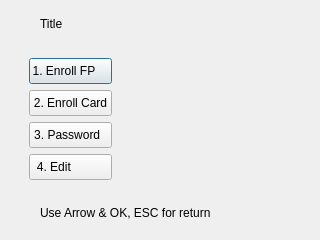
<ui version="4.0" >
 <class>EnrollStep2</class>
 <widget class="QDialog" name="EnrollStep2" >
  <property name="geometry" >
   <rect>
    <x>0</x>
    <y>0</y>
    <width>320</width>
    <height>240</height>
   </rect>
  </property>
  <property name="windowTitle" >
   <string>Dialog</string>
  </property>
  <widget class="QLabel" name="lblBackground" >
   <property name="geometry" >
    <rect>
     <x>0</x>
     <y>0</y>
     <width>320</width>
     <height>240</height>
    </rect>
   </property>
   <property name="text" >
    <string/>
   </property>
   <property name="pixmap" >
    <pixmap resource="../sb3000.qrc" >:/images/res/bg-main.png</pixmap>
   </property>
  </widget>
  <widget class="QLabel" name="lblTitleBackground" >
   <property name="geometry" >
    <rect>
     <x>0</x>
     <y>6</y>
     <width>320</width>
     <height>30</height>
    </rect>
   </property>
   <property name="text" >
    <string/>
   </property>
   <property name="pixmap" >
    <pixmap resource="../sb3000.qrc" >:/images/res/title-1.png</pixmap>
   </property>
  </widget>
  <widget class="QLabel" name="lblTitleText" >
   <property name="geometry" >
    <rect>
     <x>40</x>
     <y>10</y>
     <width>273</width>
     <height>28</height>
    </rect>
   </property>
   <property name="text" >
    <string>Title</string>
   </property>
  </widget>
  <widget class="QLabel" name="lblTitleIcon" >
   <property name="geometry" >
    <rect>
     <x>9</x>
     <y>10</y>
     <width>26</width>
     <height>26</height>
    </rect>
   </property>
   <property name="text" >
    <string/>
   </property>
   <property name="pixmap" >
    <pixmap resource="../sb3000.qrc" >:/images/res/icon-normal.png</pixmap>
   </property>
   <property name="scaledContents" >
    <bool>true</bool>
   </property>
  </widget>
  <widget class="QLabel" name="lblStatusIcon" >
   <property name="geometry" >
    <rect>
     <x>20</x>
     <y>205</y>
     <width>16</width>
     <height>16</height>
    </rect>
   </property>
   <property name="text" >
    <string/>
   </property>
   <property name="pixmap" >
    <pixmap resource="../sb3000.qrc" >:/images/res/icon-help.png</pixmap>
   </property>
  </widget>
  <widget class="QLabel" name="lblStatusText" >
   <property name="geometry" >
    <rect>
     <x>40</x>
     <y>200</y>
     <width>270</width>
     <height>25</height>
    </rect>
   </property>
   <property name="text" >
    <string>Use Arrow &amp; OK, ESC for return</string>
   </property>
  </widget>
  <widget class="QPushButton" name="btnEnrollFP" >
   <property name="geometry" >
    <rect>
     <x>29</x>
     <y>58</y>
     <width>83</width>
     <height>26</height>
    </rect>
   </property>
   <property name="text" >
    <string>1. Enroll FP    </string>
   </property>
  </widget>
  <widget class="QLabel" name="lblFinger4" >
   <property name="enabled" >
    <bool>false</bool>
   </property>
   <property name="geometry" >
    <rect>
     <x>185</x>
     <y>62</y>
     <width>16</width>
     <height>16</height>
    </rect>
   </property>
   <property name="text" >
    <string/>
   </property>
   <property name="pixmap" >
    <pixmap resource="../sb3000.qrc" >:/images/res/icon-fingerenrolled.png</pixmap>
   </property>
  </widget>
  <widget class="QLabel" name="lblFinger1" >
   <property name="enabled" >
    <bool>false</bool>
   </property>
   <property name="geometry" >
    <rect>
     <x>140</x>
     <y>62</y>
     <width>16</width>
     <height>16</height>
    </rect>
   </property>
   <property name="text" >
    <string/>
   </property>
   <property name="pixmap" >
    <pixmap resource="../sb3000.qrc" >:/images/res/icon-fingerenrolled.png</pixmap>
   </property>
  </widget>
  <widget class="QLabel" name="lblFinger5" >
   <property name="enabled" >
    <bool>false</bool>
   </property>
   <property name="geometry" >
    <rect>
     <x>200</x>
     <y>62</y>
     <width>16</width>
     <height>16</height>
    </rect>
   </property>
   <property name="text" >
    <string/>
   </property>
   <property name="pixmap" >
    <pixmap resource="../sb3000.qrc" >:/images/res/icon-fingerenrolled.png</pixmap>
   </property>
  </widget>
  <widget class="QLabel" name="lblFingerIcon" >
   <property name="enabled" >
    <bool>false</bool>
   </property>
   <property name="geometry" >
    <rect>
     <x>121</x>
     <y>62</y>
     <width>16</width>
     <height>16</height>
    </rect>
   </property>
   <property name="text" >
    <string/>
   </property>
   <property name="pixmap" >
    <pixmap resource="../sb3000.qrc" >:/images/res/icon-finger.png</pixmap>
   </property>
   <property name="scaledContents" >
    <bool>true</bool>
   </property>
  </widget>
  <widget class="QPushButton" name="btnEnrollPWD" >
   <property name="geometry" >
    <rect>
     <x>29</x>
     <y>122</y>
     <width>83</width>
     <height>26</height>
    </rect>
   </property>
   <property name="text" >
    <string>3. Password  </string>
   </property>
  </widget>
  <widget class="QLabel" name="lblFinger2" >
   <property name="enabled" >
    <bool>false</bool>
   </property>
   <property name="geometry" >
    <rect>
     <x>155</x>
     <y>62</y>
     <width>16</width>
     <height>16</height>
    </rect>
   </property>
   <property name="text" >
    <string/>
   </property>
   <property name="pixmap" >
    <pixmap resource="../sb3000.qrc" >:/images/res/icon-fingerenrolled.png</pixmap>
   </property>
  </widget>
  <widget class="QLabel" name="lblFinger3" >
   <property name="enabled" >
    <bool>false</bool>
   </property>
   <property name="geometry" >
    <rect>
     <x>170</x>
     <y>62</y>
     <width>16</width>
     <height>16</height>
    </rect>
   </property>
   <property name="text" >
    <string/>
   </property>
   <property name="pixmap" >
    <pixmap resource="../sb3000.qrc" >:/images/res/icon-fingerenrolled.png</pixmap>
   </property>
  </widget>
  <widget class="QPushButton" name="btnEnrollCard" >
   <property name="geometry" >
    <rect>
     <x>29</x>
     <y>90</y>
     <width>83</width>
     <height>26</height>
    </rect>
   </property>
   <property name="text" >
    <string>2. Enroll Card</string>
   </property>
  </widget>
  <widget class="QLabel" name="lblFinger8" >
   <property name="enabled" >
    <bool>false</bool>
   </property>
   <property name="geometry" >
    <rect>
     <x>245</x>
     <y>62</y>
     <width>16</width>
     <height>16</height>
    </rect>
   </property>
   <property name="text" >
    <string/>
   </property>
   <property name="pixmap" >
    <pixmap resource="../sb3000.qrc" >:/images/res/icon-fingerenrolled.png</pixmap>
   </property>
  </widget>
  <widget class="QLabel" name="lblPwdIcon" >
   <property name="enabled" >
    <bool>false</bool>
   </property>
   <property name="geometry" >
    <rect>
     <x>121</x>
     <y>127</y>
     <width>16</width>
     <height>16</height>
    </rect>
   </property>
   <property name="text" >
    <string/>
   </property>
   <property name="pixmap" >
    <pixmap resource="../sb3000.qrc" >:/images/res/icon-pwd.png</pixmap>
   </property>
   <property name="scaledContents" >
    <bool>true</bool>
   </property>
  </widget>
  <widget class="QPushButton" name="btnUserEdit" >
   <property name="geometry" >
    <rect>
     <x>29</x>
     <y>154</y>
     <width>83</width>
     <height>26</height>
    </rect>
   </property>
   <property name="text" >
    <string>4. Edit          </string>
   </property>
  </widget>
  <widget class="QLabel" name="lblCardIcon" >
   <property name="enabled" >
    <bool>false</bool>
   </property>
   <property name="geometry" >
    <rect>
     <x>121</x>
     <y>96</y>
     <width>16</width>
     <height>16</height>
    </rect>
   </property>
   <property name="text" >
    <string/>
   </property>
   <property name="pixmap" >
    <pixmap resource="../sb3000.qrc" >:/images/res/icon-card.png</pixmap>
   </property>
   <property name="scaledContents" >
    <bool>true</bool>
   </property>
  </widget>
  <widget class="QLabel" name="lblFinger7" >
   <property name="enabled" >
    <bool>false</bool>
   </property>
   <property name="geometry" >
    <rect>
     <x>230</x>
     <y>62</y>
     <width>16</width>
     <height>16</height>
    </rect>
   </property>
   <property name="text" >
    <string/>
   </property>
   <property name="pixmap" >
    <pixmap resource="../sb3000.qrc" >:/images/res/icon-fingerenrolled.png</pixmap>
   </property>
  </widget>
  <widget class="QLabel" name="lblFinger10" >
   <property name="enabled" >
    <bool>false</bool>
   </property>
   <property name="geometry" >
    <rect>
     <x>275</x>
     <y>62</y>
     <width>16</width>
     <height>16</height>
    </rect>
   </property>
   <property name="text" >
    <string/>
   </property>
   <property name="pixmap" >
    <pixmap resource="../sb3000.qrc" >:/images/res/icon-fingerenrolled.png</pixmap>
   </property>
  </widget>
  <widget class="QLabel" name="lblFinger6" >
   <property name="enabled" >
    <bool>false</bool>
   </property>
   <property name="geometry" >
    <rect>
     <x>215</x>
     <y>62</y>
     <width>16</width>
     <height>16</height>
    </rect>
   </property>
   <property name="text" >
    <string/>
   </property>
   <property name="pixmap" >
    <pixmap resource="../sb3000.qrc" >:/images/res/icon-fingerenrolled.png</pixmap>
   </property>
  </widget>
  <widget class="QLabel" name="lblFinger9" >
   <property name="enabled" >
    <bool>false</bool>
   </property>
   <property name="geometry" >
    <rect>
     <x>260</x>
     <y>62</y>
     <width>16</width>
     <height>16</height>
    </rect>
   </property>
   <property name="text" >
    <string/>
   </property>
   <property name="pixmap" >
    <pixmap resource="../sb3000.qrc" >:/images/res/icon-fingerenrolled.png</pixmap>
   </property>
  </widget>
 </widget>
 <tabstops>
  <tabstop>btnEnrollFP</tabstop>
  <tabstop>btnEnrollCard</tabstop>
  <tabstop>btnEnrollPWD</tabstop>
  <tabstop>btnUserEdit</tabstop>
 </tabstops>
 <resources>
  <include location="../sb3000.qrc" />
 </resources>
 <connections/>
</ui>
